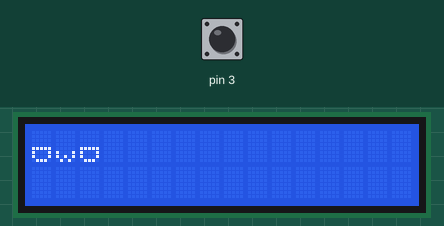
Simulated run of this sketch. Board: Arduino Uno, built with avr-gcc and run on an emulated ATmega328P. Shown: 16×2 character LCD. Inputs (shaded band) come from the test bench; at power-on: pin 3 HIGH.

Above: at 0.22 s.
At 2.7 s:
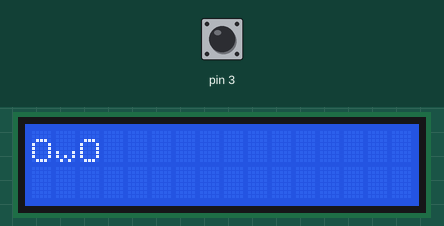

Measured:
- by itself, everything shown: repeats every 4.6 s, in 4 steps
- what the display in image 1 shows lasts 2.0 s, from 2.7 s to 4.7 s

The sketch:

display.ino
```cpp
#include <LiquidCrystal.h>

const int rs = 7, en = 8, d4 = 9, d5 = 10, d6 = 11, d7 = 12;
LiquidCrystal lcd(rs, en, d4, d5, d6, d7);

int buttonPin = 6;

// Eye stages
byte openEye[8] = {
  B00000,
  B00000,
  B01110,
  B10001,
  B10001,
  B10001,
  B10001,
  B01110
};
byte halfClosedEye[8] = {
  B00000,
  B00000,
  B00000,
  B00000,
  B11111,
  B10001,
  B10001,
  B01110
};
byte closedEye[8] = {
  B00000,
  B00000,
  B00000,
  B00000,
  B10001,
  B10001,
  B10001,
  B01110
};

// Interaction faces:
byte leftSquint[8] = {
  B00000,
  B00000,
  B00000,
  B11000,
  B00110,
  B00001,
  B00110,
  B11000
};
byte rightSquint[8] = {
  B00000,
  B00000,
  B00000,
  B00011,
  B01100,
  B10000,
  B01100,
  B00011
};

// Mouth
byte mouth[8] = {
  B00000,
  B00000,
  B00000,
  B00000,
  B00000,
  B10001,
  B10101,
  B01010
};
byte mouthSquint[8] = {
  B00000,
  B00000,
  B00000,
  B00000,
  B00000,
  B00100,
  B01010,
  B01010
};


enum chars {
  OPENEYE,
  CLOSEDEYE,
  HALFCLOSEDEYE,
  LEFTSQUINT,
  RIGHTSQUINT,
  MOUTH,
  MOUTHSQUINT
};

int sauceImpasta = 0;
bool state = true;

void setup() {
  lcd.begin(16, 2);
  lcd.createChar(OPENEYE, openEye);
  lcd.createChar(CLOSEDEYE, closedEye);
  lcd.createChar(HALFCLOSEDEYE, halfClosedEye);
  lcd.createChar(LEFTSQUINT, leftSquint);
  lcd.createChar(RIGHTSQUINT, rightSquint);
  lcd.createChar(MOUTH, mouth);
  lcd.createChar(MOUTHSQUINT, mouthSquint);

  lcd.setCursor(0, 0);

  pinMode(buttonPin, INPUT);

  attachInterrupt(digitalPinToInterrupt(3), statechange, FALLING);

};


void loop() {
  if (state = true){
    if(sauceImpasta % 2 == 1){
      lcd.clear();
      lcd.write(HALFCLOSEDEYE);
      lcd.write(MOUTH);
      lcd.write(HALFCLOSEDEYE);
      delay(300);

      lcd.clear();
      lcd.write(OPENEYE);
      lcd.write(MOUTH);
      lcd.write(OPENEYE);
    }
    else {
      lcd.clear();
      lcd.write(HALFCLOSEDEYE);
      lcd.write(MOUTH);
      lcd.write(HALFCLOSEDEYE);
      delay(300);

      lcd.clear();
      lcd.write(CLOSEDEYE);
      lcd.write(MOUTH);
      lcd.write(CLOSEDEYE);
    }

    delay(2000);
    sauceImpasta += 1;
  }

  else{
    squint();
  }
};


void squint() {
  lcd.clear();
  lcd.write(LEFTSQUINT);
  lcd.write(MOUTHSQUINT);
  lcd.write(RIGHTSQUINT);
};

void statechange(){
  state = !state;
};
```
